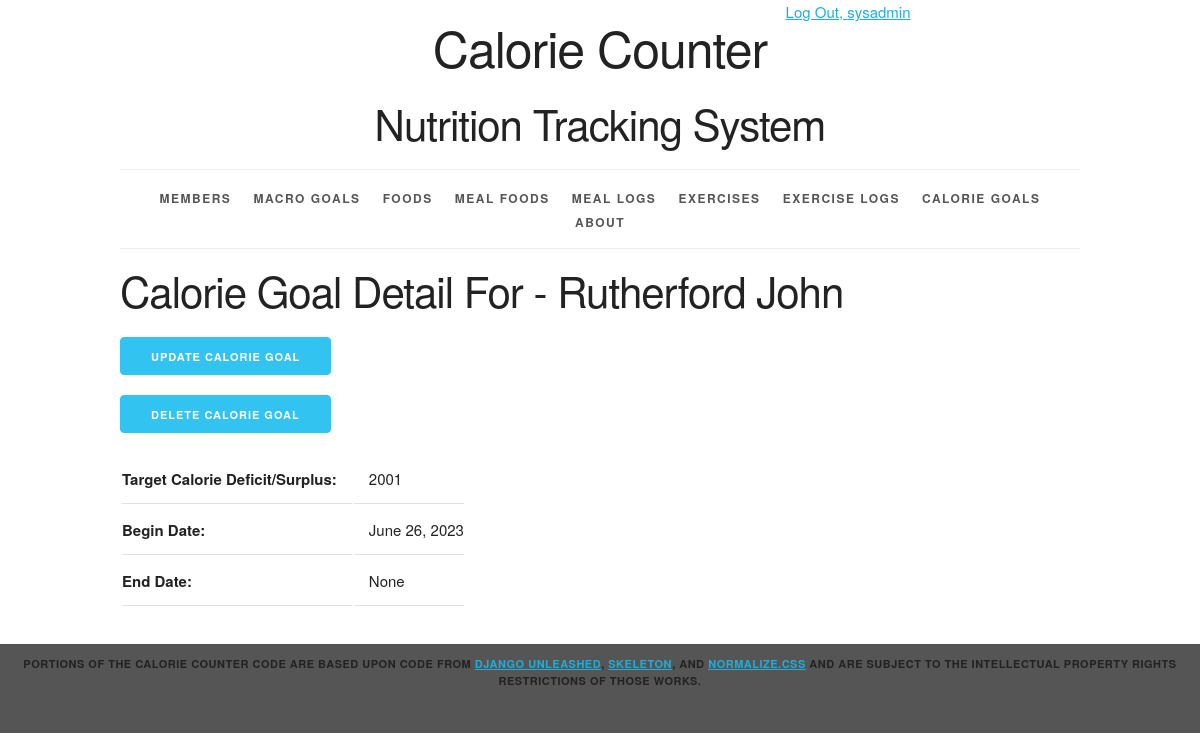
/caloriegoal/1/ (signed in), run on an earlier commit of the app's database.
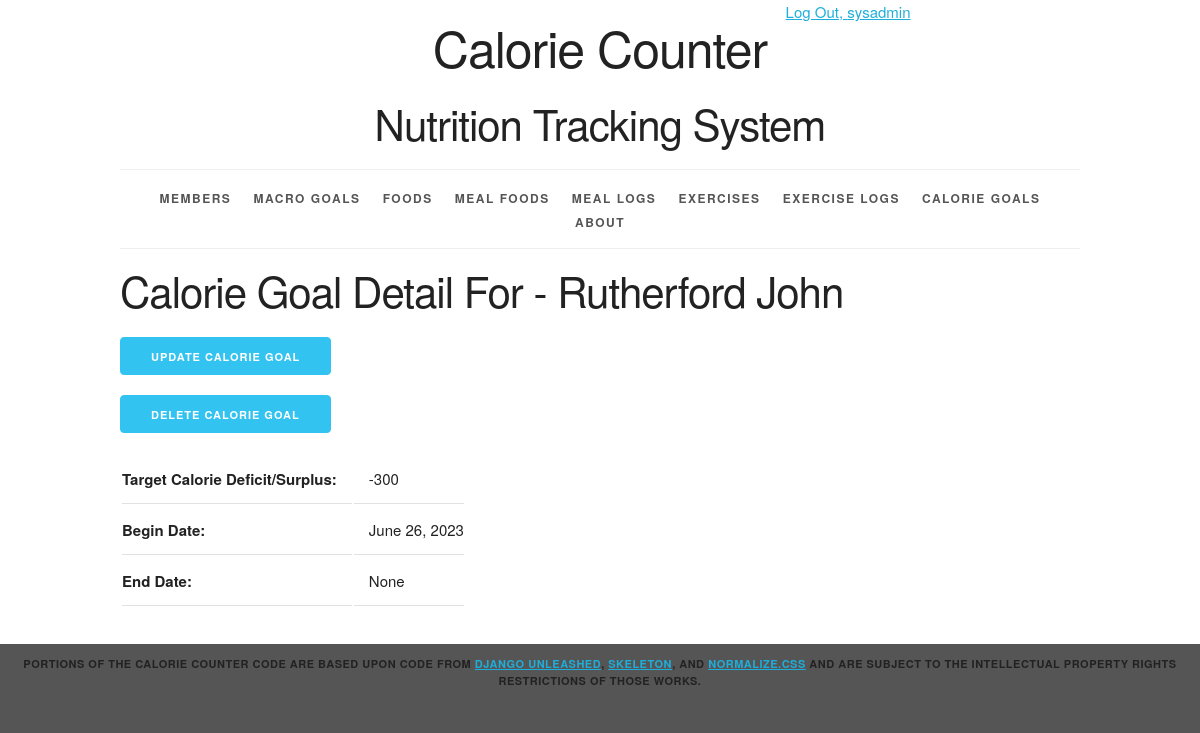
And on a later commit of the database.
### calorie_counter/models.py (models this page shows, shortened)
class CalorieGoal(models.Model):
    id = models.AutoField(primary_key=True)
    member = models.ForeignKey('Member', related_name='calorie_goals', on_delete=models.CASCADE)
    target_calories = models.IntegerField()
    begin_date = models.DateField()
    end_date = models.DateField(null=True, blank=True)
    def get_update_url(self):
        return reverse('calorie_counter_calorie_goal_update_urlpattern',
                       kwargs={'pk': self.pk}
                       )
    def get_delete_url(self):
        return reverse('calorie_counter_calorie_goal_delete_urlpattern',
                       kwargs={'pk': self.pk}
                       )

class Member(models.Model):
    SEX_CHOICES = [
        ('M', 'Male'),
        ('F', 'Female'),
    ]
    id = models.AutoField(primary_key=True)
    first_name = models.CharField(max_length=50)
    last_name = models.CharField(max_length=50)
    e_mail = models.EmailField(max_length=254, unique=True)
    height = models.IntegerField(help_text="Height in inches")
    weight = models.IntegerField(help_text="Weight in pounds")
    age = models.IntegerField(help_text="Age in years")
    sex = models.CharField(help_text="Male = M, Female = F", max_length=1, choices=SEX_CHOICES)
    date_joined = models.DateField()
    disambiguator = models.CharField(max_length=45, blank=True, default='')
    def __str__(self):
        if self.disambiguator == '':
            result = '%s %s ' % (self.last_name, self.first_name)
        else:
            result = '%s, %s (%s)' % (self.last_name, self.first_name, self.disambiguator)
        return result
    class Meta:
        ordering = ['last_name', 'first_name', 'disambiguator']
        constraints = [
            models.UniqueConstraint(fields=['first_name', 'last_name', 'e_mail'], name='unique_member')
        ]

### calorie_counter/views.py (the view)
class CalorieGoalDetail(LoginRequiredMixin, PermissionRequiredMixin, DetailView):
    model = CalorieGoal
    template_name = 'calorie_counter/calorie_goal_detail.html'
    context_object_name = 'calorie_goal_detail'
    permission_required = 'calorie_counter.view_calorie_goal'

### calorie_counter/templates/calorie_counter/calorie_goal_detail.html (shortened to what this page needs)
{% extends 'calorie_counter/base.html' %}
{% block content %}
    <h2>Calorie Goal Detail For - {{ calorie_goal_detail.member }}</h2>
    <ul class="ezu-button-list">
        {% if perms.calorie_counter.change_member %}
        <li>
            <a href="{{ calorie_goal_detail.get_update_url }}"
      class="button button-primary"> Update Calorie Goal</a>
        </li>
        {% endif %}
        {%  if perms.calorie_counter.delete_member %}
        <li>
            <a href="{{ calorie_goal_detail.get_delete_url }}"
      class="button button-primary"> Delete Calorie Goal</a>
        </li>
        {% endif %}
    </ul>
    <section>
        <table>
            <tr>
                <th>Target Calorie Deficit/Surplus:</th>
                <td>{{ calorie_goal_detail.target_calories}}</td>
            </tr>
            <tr>
                <th>Begin Date:</th>
                <td>{{ calorie_goal_detail.begin_date}}</td>
            </tr>
            <tr>
                <th>End Date:</th>
                <td>{{ calorie_goal_detail.end_date }}</td>
            </tr>
        </table>
    </section>
{% endblock %}

What changed in the data, as far as the page shows it:
changed CalorieGoal "None": target_calories "2001" → "-300"
